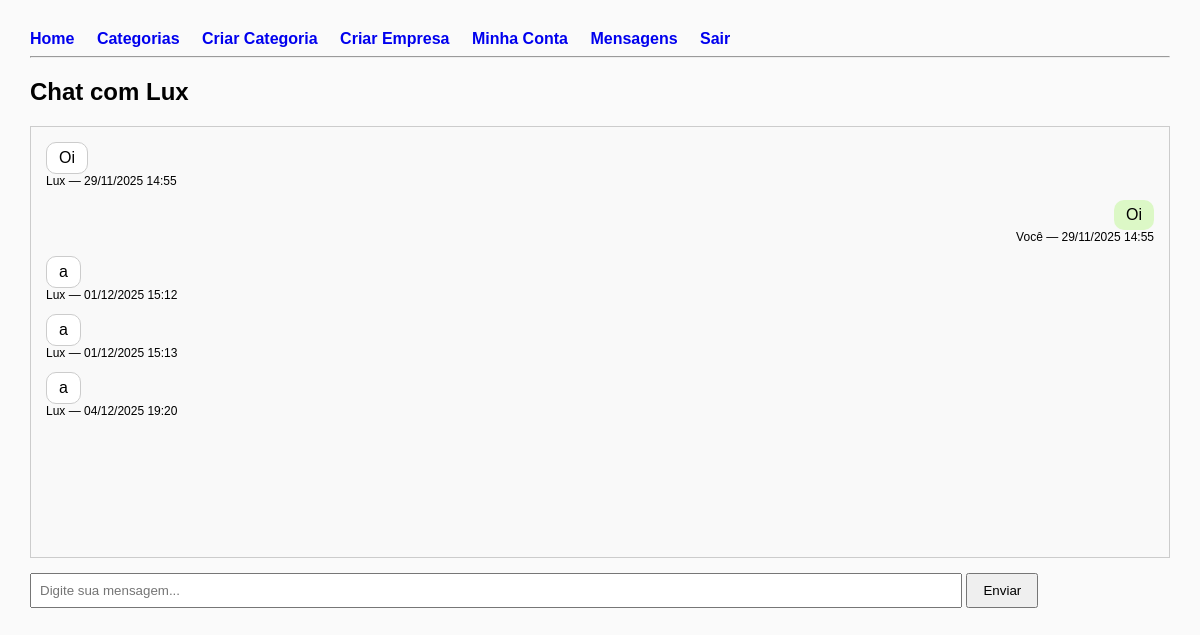
The page /chat/1 (signed in) on the database its author committed.
### app.py (models this page shows)
class Company(db.Model):
    id = db.Column(db.Integer, primary_key=True)
    name = db.Column(db.String(140), nullable=False, unique=True)
    bio = db.Column(db.Text)
    website = db.Column(db.String(250))
    password = db.Column(db.String(200), nullable=False)
    created_at = db.Column(db.DateTime, default=datetime.utcnow)
    category_id = db.Column(db.Integer, db.ForeignKey("category.id"), nullable=True)
    comments = db.relationship("Comment", backref="author", lazy=True)
    investments_made = db.relationship("InvestmentHistory", backref="investor", lazy=True, foreign_keys='InvestmentHistory.company_id')
    messages_sent = db.relationship("Message", backref="sender", lazy=True, foreign_keys='Message.sender_id')
    messages_received = db.relationship("Message", backref="receiver", lazy=True, foreign_keys='Message.receiver_id')

class Message(db.Model):
    id = db.Column(db.Integer, primary_key=True)
    sender_id = db.Column(db.Integer, db.ForeignKey("company.id"), nullable=False)
    receiver_id = db.Column(db.Integer, db.ForeignKey("company.id"), nullable=False)
    content = db.Column(db.Text, nullable=False)
    created_at = db.Column(db.DateTime, default=datetime.utcnow)

### app.py (the view, shortened to what this page needs)
@app.route("/chat/<int:other_id>", methods=["GET", "POST"])
def chat(other_id):
    if "company_id" not in session:
        return redirect("/login")
    company = Company.query.get(session["company_id"])
    other_company = Company.query.get_or_404(other_id)
    messages = Message.query.filter(
        ((Message.sender_id == company.id) & (Message.receiver_id == other_id)) |
        ((Message.sender_id == other_id) & (Message.receiver_id == company.id))
    ).order_by(Message.created_at).all()
    return render_template("messages.html", other=other_company, messages=messages, current_user=company)

### templates/messages.html (shortened to what this page needs)
{% extends "base.html" %}
{% block content %}
<h2>Chat com {{ other.name }}</h2>
<div style="border: 1px solid #ccc; padding: 15px; height: 400px; overflow-y: auto; background-color: #f9f9f9;" id="chat-box">
    {% for msg in messages %}
        <div style="margin-bottom: 12px;">
            {% if msg.sender_id == session['company_id'] %}
                <div style="text-align: right;">
                    <span style="background-color: #dcf8c6; padding: 6px 12px; border-radius: 10px; display: inline-block;">
                        {{ msg.content }}
                    </span>
                    <small style="display: block; font-size: 0.75em;">
                        Você — {{ msg.created_at.strftime('%d/%m/%Y %H:%M') }}
                    </small>
                </div>
            {% else %}
                <div style="text-align: left;">
                    <span style="background-color: #ffffff; padding: 6px 12px; border-radius: 10px; border: 1px solid #ccc; display: inline-block;">
                        {{ msg.content }}
                    </span>
                    <small style="display: block; font-size: 0.75em;">
                        {{ other.name }} — {{ msg.created_at.strftime('%d/%m/%Y %H:%M') }}
                    </small>
                </div>
            {% endif %}
        </div>
    {% endfor %}
</div>
<form method="POST" style="margin-top: 15px;">
    <input
        type="text"
        name="message"
        placeholder="Digite sua mensagem..."
        style="width: 80%; padding: 8px;"
        required
    >
    <button type="submit" style="padding: 8px 15px;">Enviar</button>
</form>
{% endblock %}

### templates/base.html (style rules this page uses)
body { font-family: Arial, sans-serif; margin: 30px; background:#fafafa }

### rows shown on the page
Company: name "Lux"
Message: content "Oi", created_at "29/11/2025 14:55"
Message: content "Oi", created_at "29/11/2025 14:55"
Message: content "a", created_at "01/12/2025 15:12"
Message: content "a", created_at "01/12/2025 15:13"
Message: content "a", created_at "04/12/2025 19:20"
